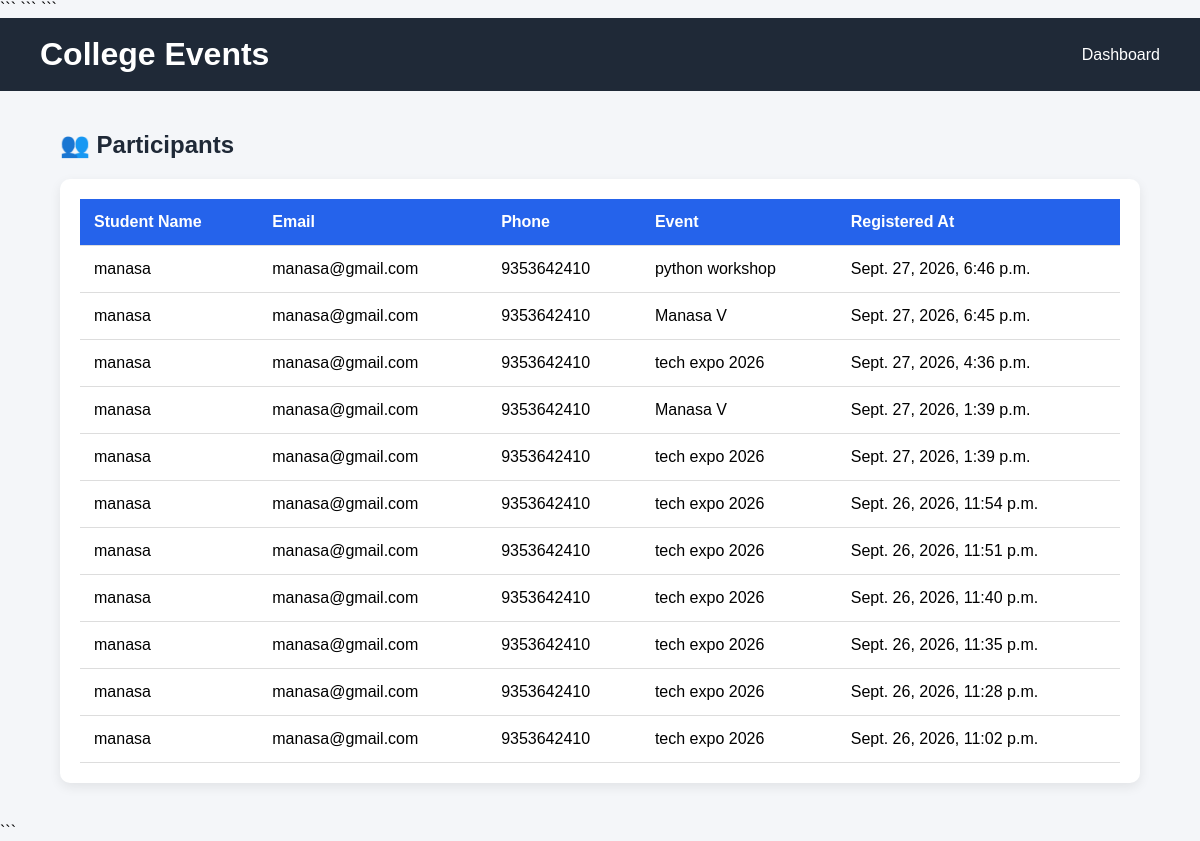
Screenshot of /participants/ (signed in) with the database file from the repository.
### events/models.py (models this page shows, shortened)
class Registration(models.Model):
    event = models.ForeignKey(Event, on_delete=models.CASCADE)
    student_name = models.CharField(max_length=200)
    student_email = models.EmailField()
    student_phone = models.CharField(max_length=15)
    registered_at = models.DateTimeField(auto_now_add=True)

class Event(models.Model):
    name = models.CharField(max_length=200)
    description = models.TextField()
    date = models.DateField()
    time = models.TimeField()
    venue = models.CharField(max_length=200)
    organizer = models.CharField(max_length=200)
    max_participants = models.PositiveIntegerField()
    created_at = models.DateTimeField(auto_now_add=True)

### events/views.py (the view)
@login_required
def participants(request):
    registrations = Registration.objects.all().order_by(
        '-registered_at'
    )
    return render(
        request,
        'events/participants.html',
        {
            'registrations': registrations
        }
    )

### events/templates/events/participants.html (shortened to what this page needs)
<!DOCTYPE html>
<html lang="en">
<head>
```
</head>
<body>
```
<div class="navbar">
    <h1>College Events</h1>
    <a href="{% url 'dashboard' %}">
        Dashboard
    </a>
</div>
<div class="container">
    <h2>👥 Participants</h2>
    <div class="table-container">
        {% if registrations %}
        <table>
            <thead>
                <tr>
                    <th>Student Name</th>
                    <th>Email</th>
                    <th>Phone</th>
                    <th>Event</th>
                    <th>Registered At</th>
                </tr>
            </thead>
            <tbody>
                {% for registration in registrations %}
                <tr>
                    <td>
                        {{ registration.student_name }}
                    </td>
                    <td>
                        {{ registration.student_email }}
                    </td>
                    <td>
                        {{ registration.student_phone }}
                    </td>
                    <td>
                        {{ registration.event.name }}
                    </td>
                    <td>
                        {{ registration.registered_at }}
                    </td>
                </tr>
                {% endfor %}
            </tbody>
        </table>
        {% else %}
        <div class="empty">
            No participants registered yet.
        </div>
        {% endif %}
    </div>
</div>
```
</body>
</html>

### events/templates/events/participants.html (style rules this page uses)
body { margin: 0; font-family: Arial, sans-serif; background: #f4f6f9; }
.navbar { background: #1f2937; color: white; padding: 18px 40px; display: flex; justify-content: space-between; align-items: center; }
.navbar h1 { margin: 0; }
.navbar a { color: white; text-decoration: none; }
.container { width: 90%; margin: 40px auto; }
.container h2 { color: #1f2937; }
.table-container { background: white; padding: 20px; border-radius: 10px; box-shadow: 0 4px 12px rgba(0, 0, 0, 0.08); overflow-x: auto; }
table { width: 100%; border-collapse: collapse; }
th, td { padding: 14px; text-align: left; border-bottom: 1px solid #ddd; }
th { background: #2563eb; color: white; }

### rows the page displays
Registration: student_name "manasa", student_email "manasa@gmail.com", student_phone "9353642410", event.name "python workshop", registered_at "Sept. 27, 2026, 6:46 p.m."
Registration: student_name "manasa", student_email "manasa@gmail.com", student_phone "9353642410", event.name "Manasa V", registered_at "Sept. 27, 2026, 6:45 p.m."
Registration: student_name "manasa", student_email "manasa@gmail.com", student_phone "9353642410", event.name "tech expo 2026", registered_at "Sept. 27, 2026, 4:36 p.m."
Registration: student_name "manasa", student_email "manasa@gmail.com", student_phone "9353642410", event.name "Manasa V", registered_at "Sept. 27, 2026, 1:39 p.m."
Registration: student_name "manasa", student_email "manasa@gmail.com", student_phone "9353642410", event.name "tech expo 2026", registered_at "Sept. 27, 2026, 1:39 p.m."
Registration: student_name "manasa", student_email "manasa@gmail.com", student_phone "9353642410", event.name "tech expo 2026", registered_at "Sept. 26, 2026, 11:54 p.m."
Registration: student_name "manasa", student_email "manasa@gmail.com", student_phone "9353642410", event.name "tech expo 2026", registered_at "Sept. 26, 2026, 11:51 p.m."
Registration: student_name "manasa", student_email "manasa@gmail.com", student_phone "9353642410", event.name "tech expo 2026", registered_at "Sept. 26, 2026, 11:40 p.m."
Registration: student_name "manasa", student_email "manasa@gmail.com", student_phone "9353642410", event.name "tech expo 2026", registered_at "Sept. 26, 2026, 11:35 p.m."
Registration: student_name "manasa", student_email "manasa@gmail.com", student_phone "9353642410", event.name "tech expo 2026", registered_at "Sept. 26, 2026, 11:28 p.m."
Registration: student_name "manasa", student_email "manasa@gmail.com", student_phone "9353642410", event.name "tech expo 2026", registered_at "Sept. 26, 2026, 11:02 p.m."
